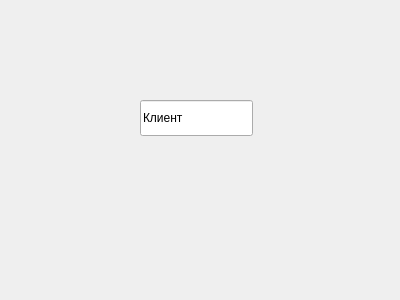
<?xml version="1.0" encoding="UTF-8"?>
<ui version="4.0">
 <class>Dialog</class>
 <widget class="QDialog" name="Dialog">
  <property name="geometry">
   <rect>
    <x>0</x>
    <y>0</y>
    <width>400</width>
    <height>300</height>
   </rect>
  </property>
  <property name="windowTitle">
   <string>Dialog</string>
  </property>
  <widget class="QLineEdit" name="lineEdit">
   <property name="geometry">
    <rect>
     <x>140</x>
     <y>100</y>
     <width>113</width>
     <height>36</height>
    </rect>
   </property>
   <property name="text">
    <string>Клиент</string>
   </property>
  </widget>
 </widget>
 <resources/>
 <connections/>
</ui>
